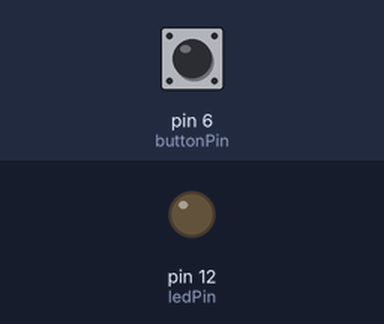
The sketch below on a simulated Arduino Uno, built with avr-gcc and run on an emulated ATmega328P. Shown: output pins drawn as LEDs (lit = HIGH). Inputs (shaded band) come from the test bench; at power-on: pin 6 (buttonPin) HIGH. What the sketch prints to the serial monitor is not drawn.

Above: at 1.2 s.
1.3 s: pin 6 (buttonPin) pulled LOW for 0.15 s
At 1.37 s:
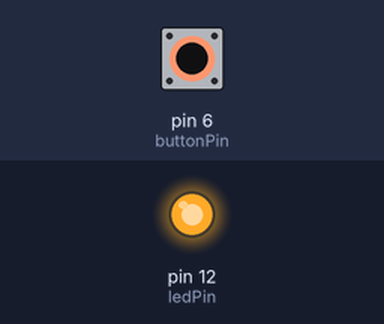
2.9 s: pin 6 (buttonPin) pulled LOW for 3.2 s
At 7.3 s:
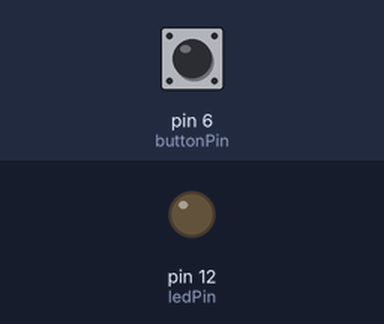
Timing chart, 0 to 8.8 s (numbered marks = the images above; inputs shaded):
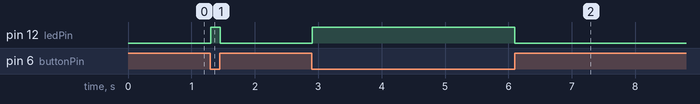

Measured:
- after the input at 1.3 s, pin 12 (ledPin): LOW → HIGH at once, → LOW 0.15 s later
- after the input at 2.9 s, pin 12 (ledPin): LOW → HIGH at once, → LOW 3.2 s later

The sketch:

Switch.ino
```cpp
const int buttonPin = 6;
const int ledPin = 12;

void setup()
{
  pinMode(buttonPin,INPUT_PULLUP);
  pinMode(ledPin,OUTPUT);
  Serial.begin(9600);
}

void loop()
{
  int btnState = digitalRead(buttonPin);
  Serial.print(btnState);
  if(btnState ==LOW)
  {
    digitalWrite(ledPin,HIGH);
  }
  else
  {
    digitalWrite(ledPin,LOW);
  }
}
```
